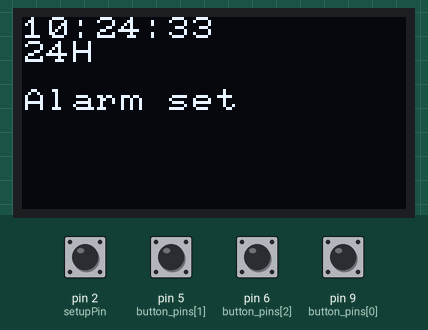
The sketch below on a simulated Arduino Mega 2560, built with avr-gcc and run on an emulated ATmega2560. Shown: 128×64 one-colour display. The inputs (shaded band) are chosen by the test bench; at power-on: pin 2 (setupPin), pin 5 (button_pins[1]), pin 6 (button_pins[2]), pin 9 (button_pins[0]) HIGH. The local clock reads 2024-03-15 10:24:30 at power-on unless the sketch sets it; EEPROM starts erased.

Above: at 4.2 s.
4.3 s: pin 2 (setupPin) pulled LOW for 1.45 s
At 6.0 s:
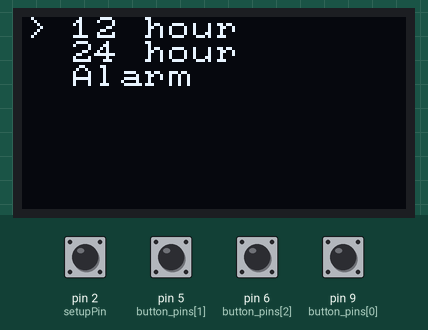
7.2 s: pin 6 (button_pins[2]) pulled LOW for 1.45 s
At 7.9 s:
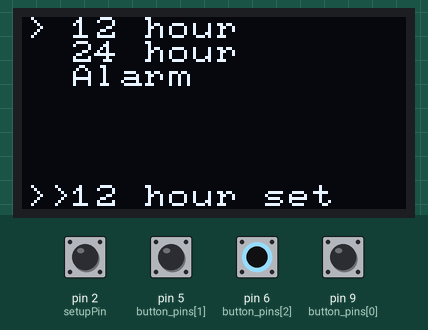
10.1 s: pin 5 (button_pins[1]) pulled LOW for 1.45 s
At 10.4 s:
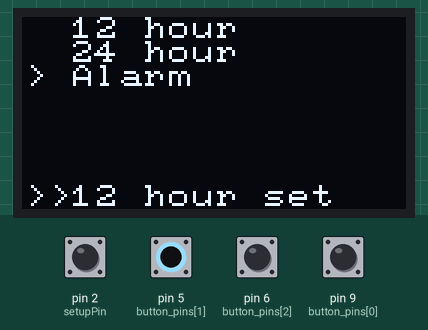
13.0 s: pin 2 (setupPin) pulled LOW for 1.45 s
At 15.4 s:
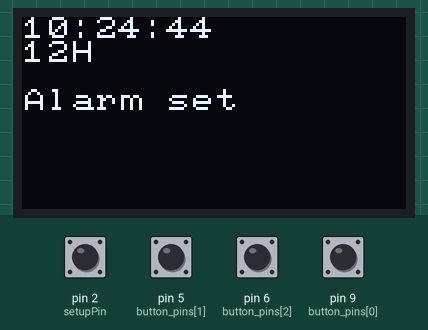
Timing chart, 0 to 16.9 s (numbered marks = the images above; inputs shaded):
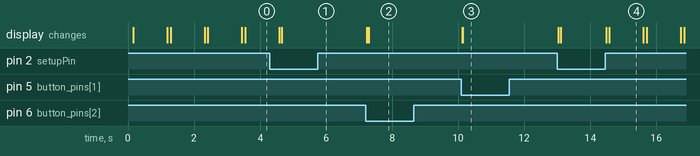

The sketch:

sketch.ino
```cpp
#include <Wire.h>
#include <U8g2lib.h>
#include <RTClib.h>
#include <Bounce2.h>
#include <EEPROM.h>

#define SCREEN_WIDTH 128
#define SCREEN_HEIGHT 32
#define OLED_RESET -1
U8X8_SSD1306_128X64_NONAME_HW_I2C display(U8X8_PIN_NONE);

RTC_DS3231 rtc;

byte button_pins[] = {9, 5, 6}; // button pins, 4,5 = up/down, 6 = select
#define NUMBUTTONS sizeof(button_pins)
Bounce * buttons = new Bounce[NUMBUTTONS];
#define MENU_SIZE 3
char *menu[MENU_SIZE] = { "12 hour", "24 hour", "Alarm" };
int cursor=0;

const int setupPin = 2;
bool is24HourFormat = false;
bool alarm = false;
bool setup_flag = false;
int FORMAT_ADDRESS = 0;
int ALARM_ADDRESS = 1;

void setup() {
  Serial.begin(9600);

  if(!rtc.begin()) {
    Serial.println("Couldn't find RTC");
    while(1);
  }

  if(rtc.lostPower()) {
    Serial.println("RTC lost power, lets set the time!");
    rtc.adjust(DateTime(F(__DATE__), F(__TIME__)));
  }

  display.begin();
    for (int i=0; i<NUMBUTTONS; i++) {
    buttons[i].attach( button_pins[i], INPUT_PULLUP); // setup the bounce instance for the current button
    buttons[i].interval(25); // interval in ms
  }
  pinMode(setupPin, INPUT_PULLUP);
  display.setFont(u8x8_font_pxplusibmcgathin_f);
  is24HourFormat = EEPROM.read(FORMAT_ADDRESS);
  alarm = EEPROM.read(ALARM_ADDRESS);
}

void loop() {
  if(!setup_flag)
  {
  DateTime now = rtc.now();

  display.clearDisplay();
  display.setCursor(0,0);

  if(is24HourFormat) {
    display.print(now.hour(), DEC);
  } else {
    display.print(now.hour() > 12 ? now.hour() - 12 : now.hour());
  }

  display.print(':');
  if(now.minute() < 10) {
    display.print('0');
  }
  display.print(now.minute());
  display.print(':');
  if(now.second() < 10) {
    display.print('0');
  }
  display.println(now.second());

  display.println(is24HourFormat ? "24H" : "12H");
  display.println();
  if(alarm)
  {
    display.print("Alarm set");
  }
  else
  {
    display.print("Alarm reset");
  }
  display.display();
  delay(1000);
  }
  else if(setup_flag)
  {
    for (int i = 0; i<NUMBUTTONS; i++) {
    buttons[i].update(); // Update the Bounce instance
    if ( buttons[i].fell() ) { // If it fell
      if (i==2) { // select
         display.clearLine(7);
         display.setCursor(0,7);
         display.print(">>");
         display.print(menu[cursor]);
         if(cursor == 0)
         {
          is24HourFormat = false;
          EEPROM.write(FORMAT_ADDRESS, is24HourFormat);
         }
         if(cursor == 1)
         {
           is24HourFormat = true;
           EEPROM.write(FORMAT_ADDRESS, is24HourFormat);
         }
         if(cursor == 2)
         {
           alarm = !alarm;
           EEPROM.write(ALARM_ADDRESS, alarm);
         }
         if(cursor == 2)
         {
         display.print(alarm ? " set" : " reset");
         }
         else
         {
         display.print(" set");
         }
      }
      else {
        // erase previous cursor:
        display.setCursor(0,cursor);
        display.print(' ');
        if (i==0) { // up
          cursor++;
          if (cursor>(MENU_SIZE-1)) cursor=0;
        }
        else { // down
          cursor--;
          if (cursor<0) cursor=(MENU_SIZE-1);
        }
        // show cursor at new line:
        display.setCursor(0,cursor);
        display.print('>');
      }
    } // end if button fell...
  } // end for-loop of button check
   // is24HourFormat = !is24HourFormat;
  }

  if(digitalRead(setupPin) == LOW) {
    setup_flag = !setup_flag;
    showMenu();
    while(digitalRead(setupPin) == LOW) { delay(10); }
  }

}

void showMenu() {
  cursor=0;
  display.clearDisplay();
  // show menu items:
  for (int i = 0; i<MENU_SIZE; i++) {
    display.drawString(2,i,menu[i]);
  }
  display.setCursor(0,0);
  display.print('>');
}
```

Measured:
- after the input at 4.3 s, the display: first differs from a run without the input after 0.36 s (image 1)
- after the input at 7.2 s, the display: first changes at once (image 2 shows a later state)
- after the input at 10.1 s, the display: first changes at once (image 3 shows a later state)
- after the input at 13.0 s, the display: first changes at once (image 4 shows a later state)
- what the display in image 4 shows lasts 1.0 s, from 14.6 s to 15.6 s
